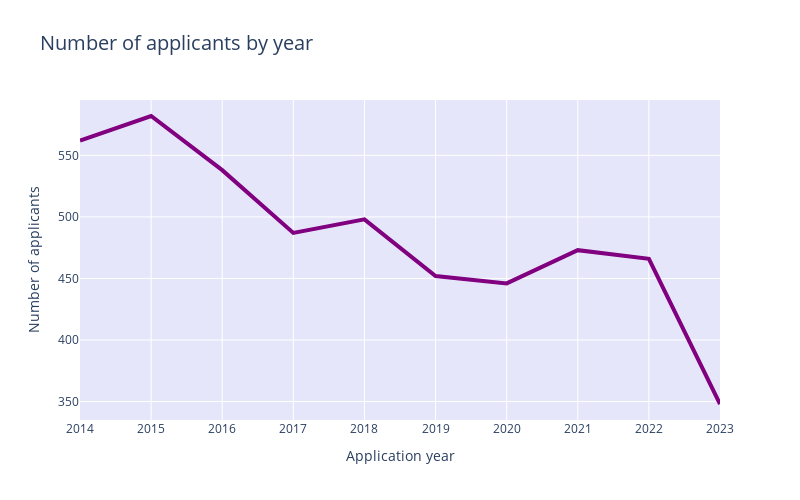

The cell this chart's notebook holds for it:
### Code cell
import plotly.express as px
import numpy as np
fig = px.line(years_df, x= 'Application year', y='Number of applicants')
fig.update_traces(line=dict(color='purple', width=4))
fig.update_xaxes(title_text='Application year', tickvals = np.arange(2014,2024,1))
fig.update_yaxes(title_text='Number of applicants', tickvals = np.arange(0,700,50))

fig.update_layout(title_text='Number of applicants by year', title_font=dict(size=20))
fig.update_layout(width=800, height=500, plot_bgcolor='lavender', legend=dict(x=0.8, y=0.2))

### Figure 1 — Plotly figure (JSON) as saved in the notebook; plotly's stock layout.template omitted (floating-point values rounded to 4 significant figures)
{"data": [{"hovertemplate": "Application year=%{x}<br>Number of applicants=%{y}<extra></extra>", "legendgroup": "", "line": {"color": "purple", "dash": "solid", "width": 4}, "marker": {"symbol": "circle"}, "mode": "lines", "name": "", "orientation": "v", "showlegend": false, "type": "scatter", "x": ["2014", "2015", "2016", "2017", "2018", "2019", "2020", "2021", "2022", "2023"], "xaxis": "x", "y": [562, 582, 538, 487, 498, 452, 446, 473, 466, 348], "yaxis": "y"}], "layout": {"height": 500, "legend": {"tracegroupgap": 0, "x": 0.8, "y": 0.2}, "plot_bgcolor": "lavender", "title": {"font": {"size": 20}, "text": "Number of applicants by year"}, "width": 800, "xaxis": {"anchor": "y", "domain": [0, 1], "tickvals": [2014, 2015, 2016, 2017, 2018, 2019, 2020, 2021, 2022, 2023], "title": {"text": "Application year"}}, "yaxis": {"anchor": "x", "domain": [0, 1], "tickvals": [0, 50, 100, 150, 200, 250, 300, 350, 400, 450, 500, 550, 600, 650], "title": {"text": "Number of applicants"}}}}
